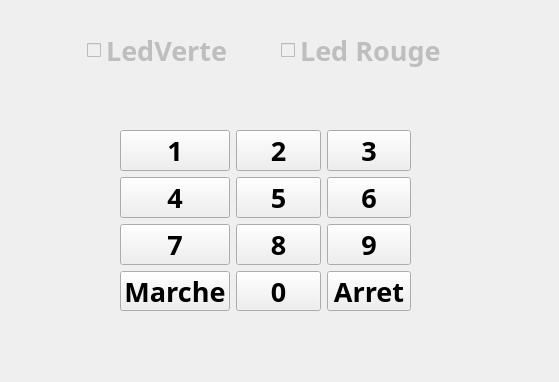
<?xml version="1.0" encoding="UTF-8"?>
<ui version="4.0">
 <class>Clavier</class>
 <widget class="QWidget" name="Clavier">
  <property name="enabled">
   <bool>true</bool>
  </property>
  <property name="geometry">
   <rect>
    <x>0</x>
    <y>0</y>
    <width>559</width>
    <height>382</height>
   </rect>
  </property>
  <property name="font">
   <font>
    <family>Ubuntu Mono</family>
    <pointsize>20</pointsize>
    <bold>true</bold>
   </font>
  </property>
  <property name="windowTitle">
   <string>Centrale d'alarme</string>
  </property>
  <widget class="QWidget" name="gridLayoutWidget">
   <property name="geometry">
    <rect>
     <x>120</x>
     <y>130</y>
     <width>291</width>
     <height>181</height>
    </rect>
   </property>
   <layout class="QGridLayout" name="gridLayout">
    <item row="0" column="0">
     <widget class="QPushButton" name="pushButton_1">
      <property name="text">
       <string>1</string>
      </property>
     </widget>
    </item>
    <item row="2" column="0">
     <widget class="QPushButton" name="pushButton_7">
      <property name="text">
       <string>7</string>
      </property>
     </widget>
    </item>
    <item row="0" column="1">
     <widget class="QPushButton" name="pushButton_2">
      <property name="text">
       <string>2</string>
      </property>
     </widget>
    </item>
    <item row="1" column="0">
     <widget class="QPushButton" name="pushButton_4">
      <property name="text">
       <string>4</string>
      </property>
     </widget>
    </item>
    <item row="2" column="1">
     <widget class="QPushButton" name="pushButton_8">
      <property name="text">
       <string>8</string>
      </property>
     </widget>
    </item>
    <item row="1" column="2">
     <widget class="QPushButton" name="pushButton_6">
      <property name="text">
       <string>6</string>
      </property>
     </widget>
    </item>
    <item row="1" column="1">
     <widget class="QPushButton" name="pushButton_5">
      <property name="text">
       <string>5</string>
      </property>
     </widget>
    </item>
    <item row="0" column="2">
     <widget class="QPushButton" name="pushButton_3">
      <property name="text">
       <string>3</string>
      </property>
     </widget>
    </item>
    <item row="2" column="2">
     <widget class="QPushButton" name="pushButton_9">
      <property name="text">
       <string>9</string>
      </property>
     </widget>
    </item>
    <item row="3" column="1">
     <widget class="QPushButton" name="pushButton_0">
      <property name="text">
       <string>0</string>
      </property>
     </widget>
    </item>
    <item row="3" column="2">
     <widget class="QPushButton" name="pushButton_Arret">
      <property name="text">
       <string>Arret</string>
      </property>
     </widget>
    </item>
    <item row="3" column="0">
     <widget class="QPushButton" name="pushButton_Marche">
      <property name="text">
       <string>Marche</string>
      </property>
     </widget>
    </item>
   </layout>
  </widget>
  <widget class="QWidget" name="horizontalLayoutWidget">
   <property name="geometry">
    <rect>
     <x>87</x>
     <y>10</y>
     <width>381</width>
     <height>81</height>
    </rect>
   </property>
   <layout class="QHBoxLayout" name="horizontalLayout">
    <item>
     <widget class="QCheckBox" name="checkBox_LED_VERT">
      <property name="enabled">
       <bool>false</bool>
      </property>
      <property name="text">
       <string>LedVerte</string>
      </property>
     </widget>
    </item>
    <item>
     <widget class="QCheckBox" name="checkBox_LED_ROUGE">
      <property name="enabled">
       <bool>false</bool>
      </property>
      <property name="text">
       <string>Led Rouge</string>
      </property>
     </widget>
    </item>
   </layout>
  </widget>
 </widget>
 <resources/>
 <connections/>
</ui>
